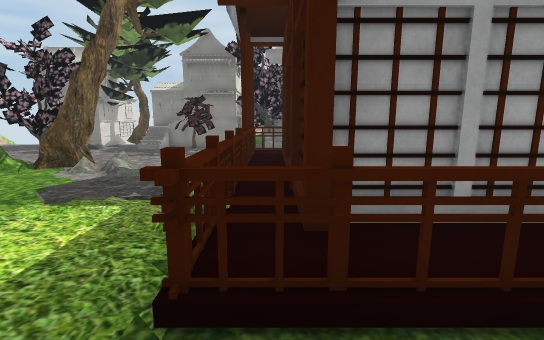
view 1 (above)

19 first-person views from a walk through a Unity game level. The camera is 1.2 m above the floor, tilts 10° down and sees 85° across. The floor is counted in squares, 1 m on a side. Each view is taken from the middle of a square. On the plan, view 1 faces up. The plan holds only what a view shows up to about 13 squares ahead; the rest is blank. The place goes on beyond the plan.

view 2
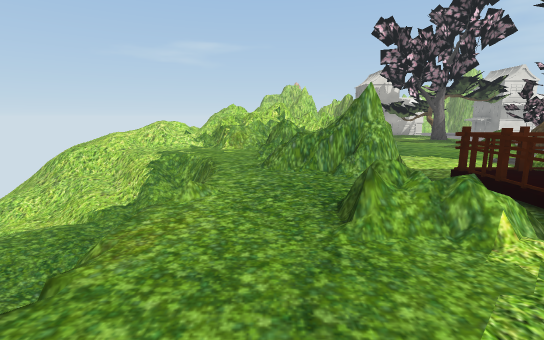

view 3
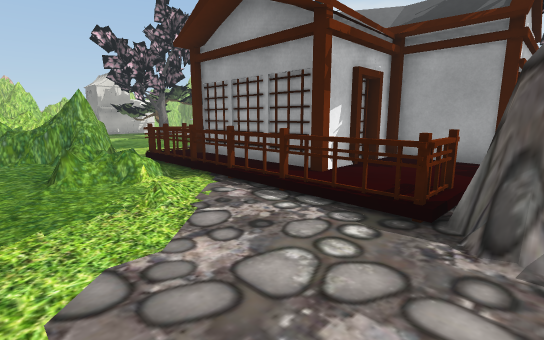

view 4
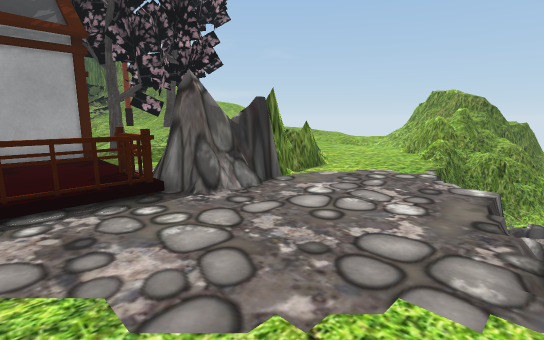

view 5
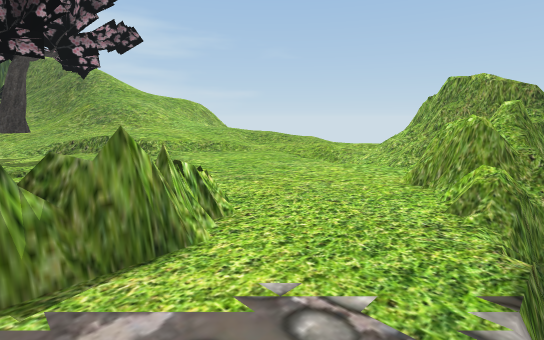

view 6
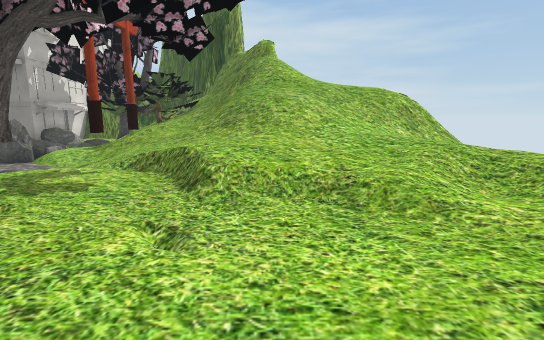

view 7
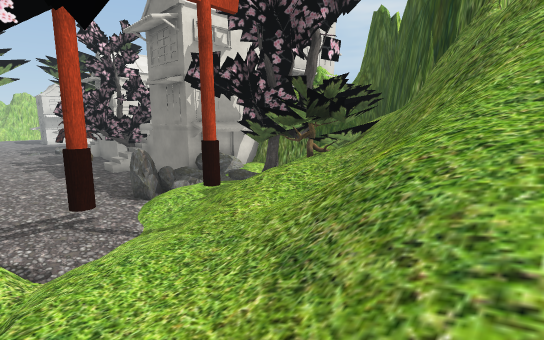

view 8
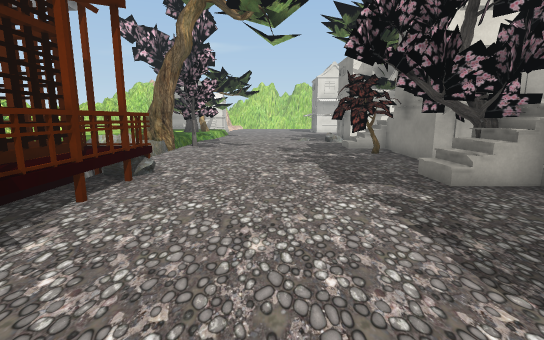

view 9
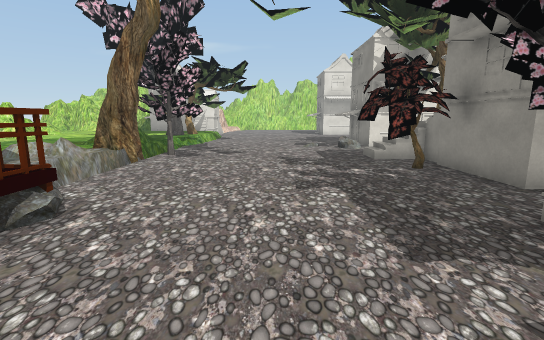

view 10
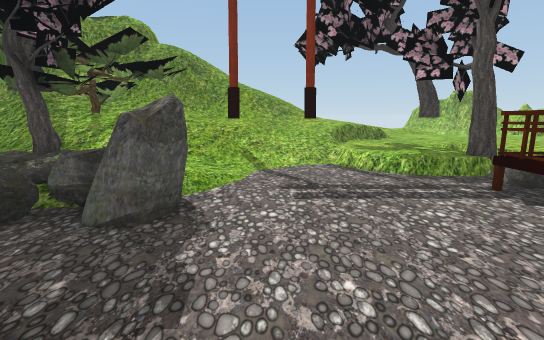

view 11
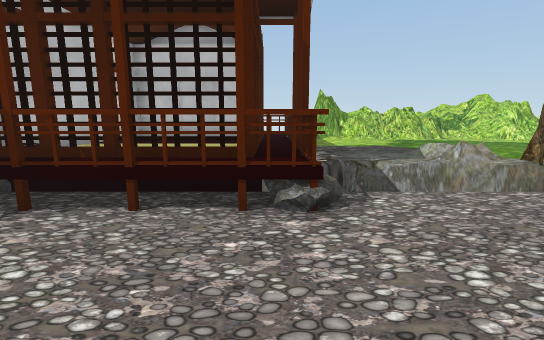

view 12
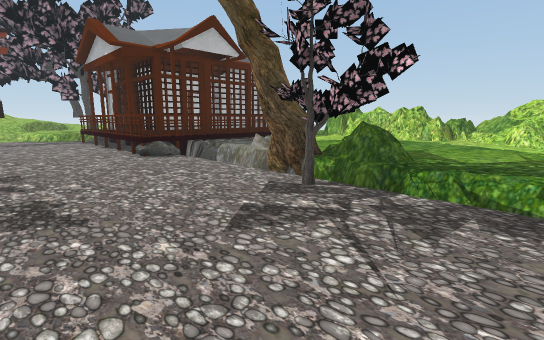

view 13
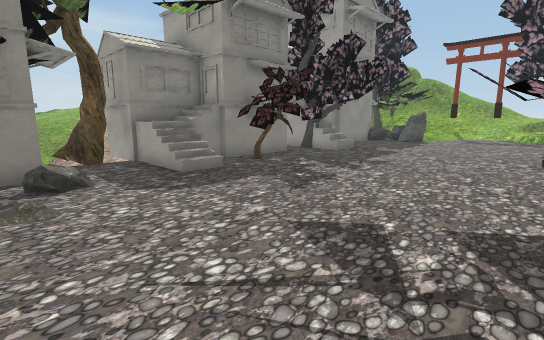

view 14
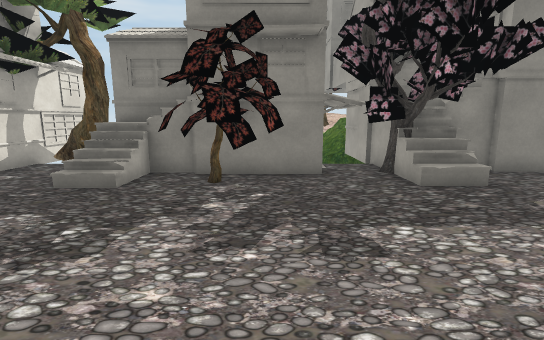

view 15
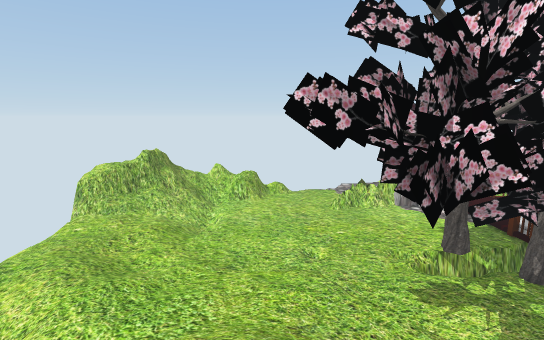

view 16
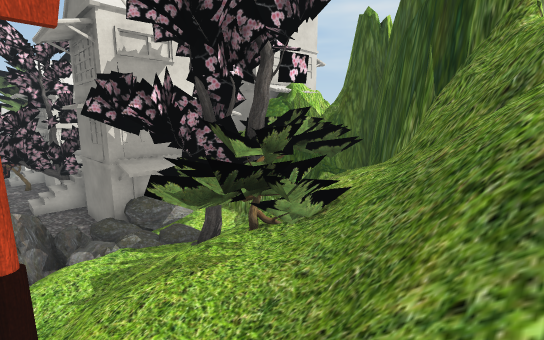

view 17
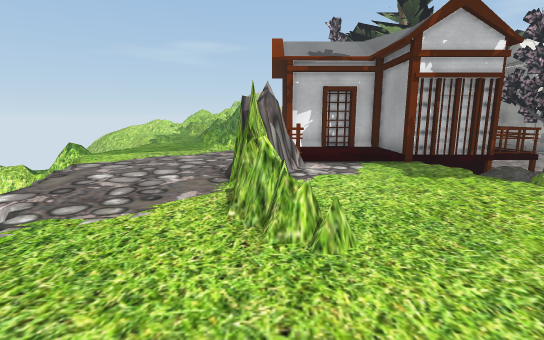

view 18
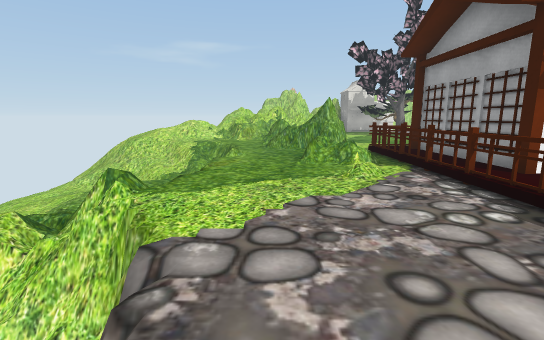

view 19
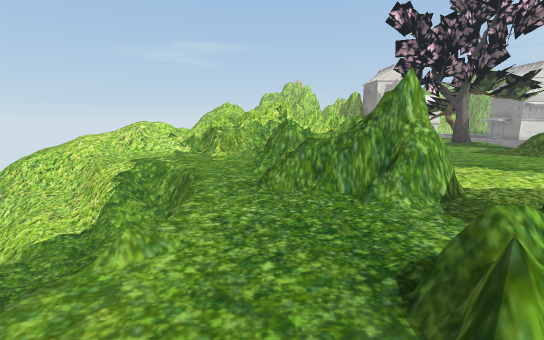

### Floor plan
Key: @ floor where view 1 was taken; # wall or solid block; x gap in a wall; . main floor; : floor 0.25 m higher than the main floor; - floor 0.25 m lower than the main floor; + floor 0.5 m higher than the main floor; _ floor 0.5 m lower than the main floor; * floor 0.75 m higher than the main floor; < floor 0.75 m lower than the main floor; ( floor 1 m lower than the main floor; % floor 1.25 m higher than the main floor; ! floor 1.25 m lower than the main floor; ? floor 1.5 m lower than the main floor; & floor 2 m higher than the main floor; / step, stairs or slope; = window, fence, low wall or low ledge; ^ raised ledge; v drop or lower ground; T tree; H thing the floor can be seen under or through; R rock; U house; O other object.
Columns run from 10 left of view 1 to 23 right of it. Each row starts with its distance up from view 1.
 20                ##### T##v
 19  ###           #R #TTT=#^
 18  #T###  #####  RRROTTT&==x
 17 TU__ U  UUUU###RRRTTTTT=//
 16 U#_/OUUUUTUU___RR.//TT/==//
 15 #R_//TTT_TT____RR///////////v
 14 ______TT________R/-/#/////////v
 13 ____________________///////////v
 12 ____________________#/////////
 11 ____________________ /#+///////
 10 ___________________....#+///*//
  9 __TT_____R#####HHHH.TT..#///////
  8 .-#TTTH  ######  HHHHH....//.////
  7  .#HHHHH.######  H    ........///v
  6  ..H   ..######### ........./::..
  5  ........=#==###:/.........///.:.v
  4  ........=#   #::/.........//// =v
  3  ........=######:=.........///==##
  2 #=.......======#==###==...../=##^
  1 #=:==#=##...x.....=#......== =##
  0 ^=:#==###=@##............O###%#^
 -1 #=:+==#==..==.........vvv-O.=v=^
 -2 ##=+==#.=............v v!vvvv  vv
 -3 ##==...............v   vvvvvv
 -4 ====..=v     v...v
 -5 =*x../=(!! =  =:vv
 -6  *x////!!!??  #vv
 -7    =./<(?!!  (#
 -8    +.<(???!??=##
 -9    +._!?? ??

Positions as (right, up) in squares from view 1, and headings:
1: (0, 0), facing up
2: (5, -2), facing left
3: (8, -2), facing up-left
4: (5, -3), facing up-right
5: (10, -1), facing up-right
6: (15, 4), facing up
7: (15, 11), facing up-left
8: (6, 12), facing left
9: (3, 12), facing left
10: (2, 13), facing right
11: (0, 13), facing down
12: (-10, 13), facing down-right
13: (-10, 9), facing up-right
14: (-3, 10), facing up
15: (15, 15), facing down
16: (14, 14), facing up-left
17: (15, 2), facing left
18: (10, -2), facing left
19: (3, -2), facing left
